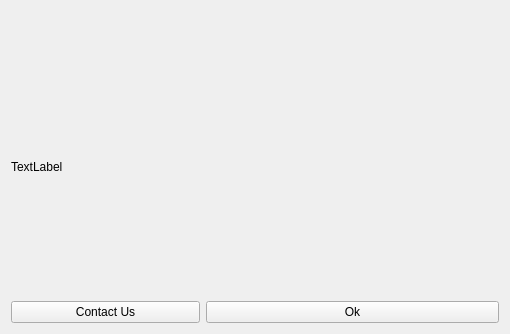
<?xml version="1.0" encoding="UTF-8"?>
<ui version="4.0">
 <class>DialogAbout</class>
 <widget class="QDialog" name="DialogAbout">
  <property name="geometry">
   <rect>
    <x>0</x>
    <y>0</y>
    <width>510</width>
    <height>334</height>
   </rect>
  </property>
  <property name="windowTitle">
   <string>About</string>
  </property>
  <property name="modal">
   <bool>true</bool>
  </property>
  <layout class="QGridLayout" name="gridLayout">
   <item row="0" column="0">
    <widget class="QPushButton" name="logoOST">
     <property name="sizePolicy">
      <sizepolicy hsizetype="Fixed" vsizetype="Fixed">
       <horstretch>0</horstretch>
       <verstretch>0</verstretch>
      </sizepolicy>
     </property>
     <property name="text">
      <string/>
     </property>
     <property name="icon">
      <iconset resource="../../../openscantools.qrc">
       <normaloff>:/resources/images/OpenScanTools-logo-tagline.png</normaloff>:/resources/images/OpenScanTools-logo-tagline.png</iconset>
     </property>
     <property name="iconSize">
      <size>
       <width>117</width>
       <height>24</height>
      </size>
     </property>
     <property name="flat">
      <bool>true</bool>
     </property>
    </widget>
   </item>
   <item row="1" column="0" colspan="4">
    <widget class="QLabel" name="label">
     <property name="text">
      <string>TextLabel</string>
     </property>
    </widget>
   </item>
   <item row="2" column="2" colspan="2">
    <widget class="QPushButton" name="okButton">
     <property name="text">
      <string>Ok</string>
     </property>
    </widget>
   </item>
   <item row="2" column="0" colspan="2">
    <widget class="QPushButton" name="contactButton">
     <property name="text">
      <string>Contact Us</string>
     </property>
    </widget>
   </item>
  </layout>
 </widget>
 <tabstops>
  <tabstop>okButton</tabstop>
 </tabstops>
 <resources>
  <include location="../../../openscantools.qrc"/>
 </resources>
 <connections/>
</ui>
